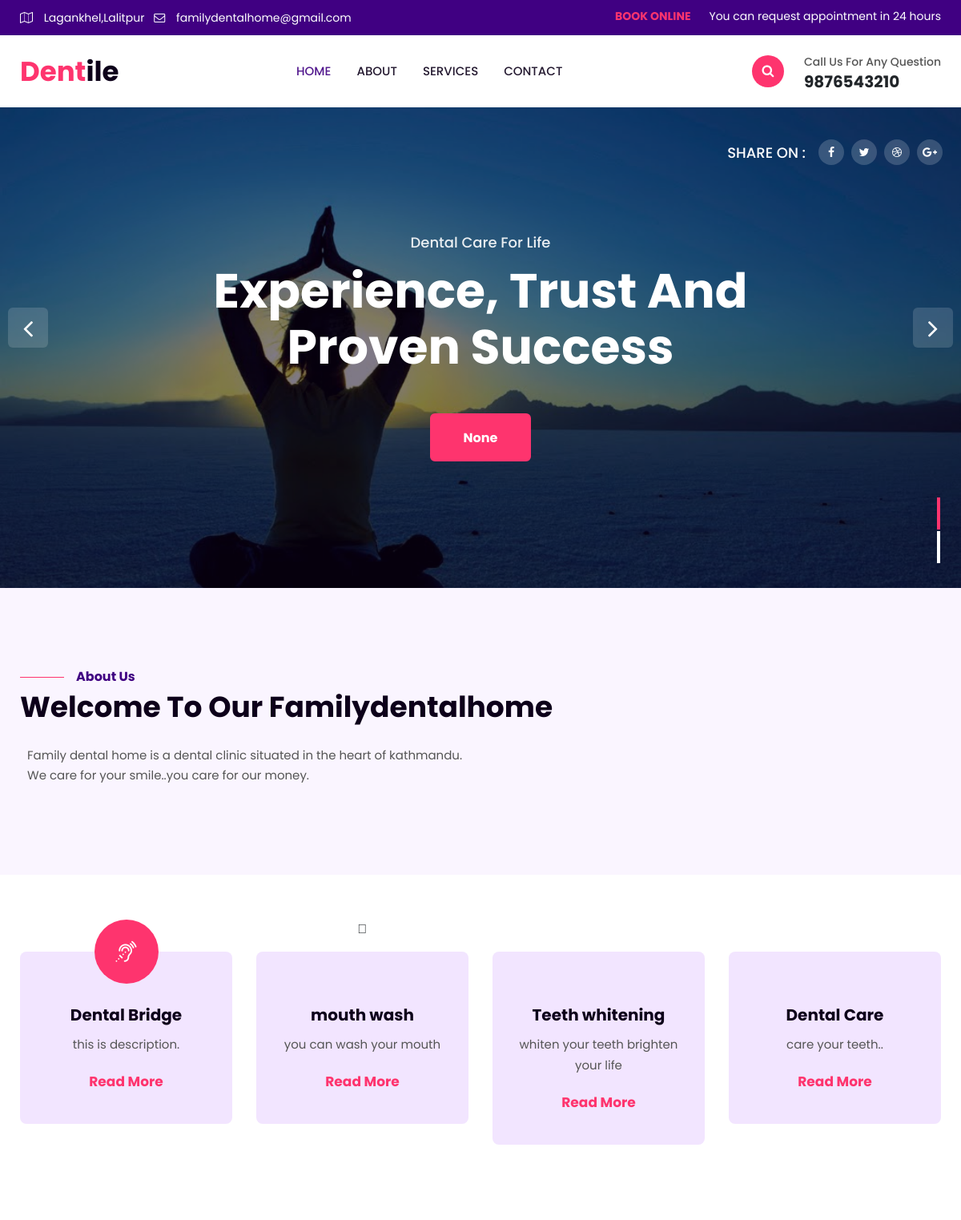
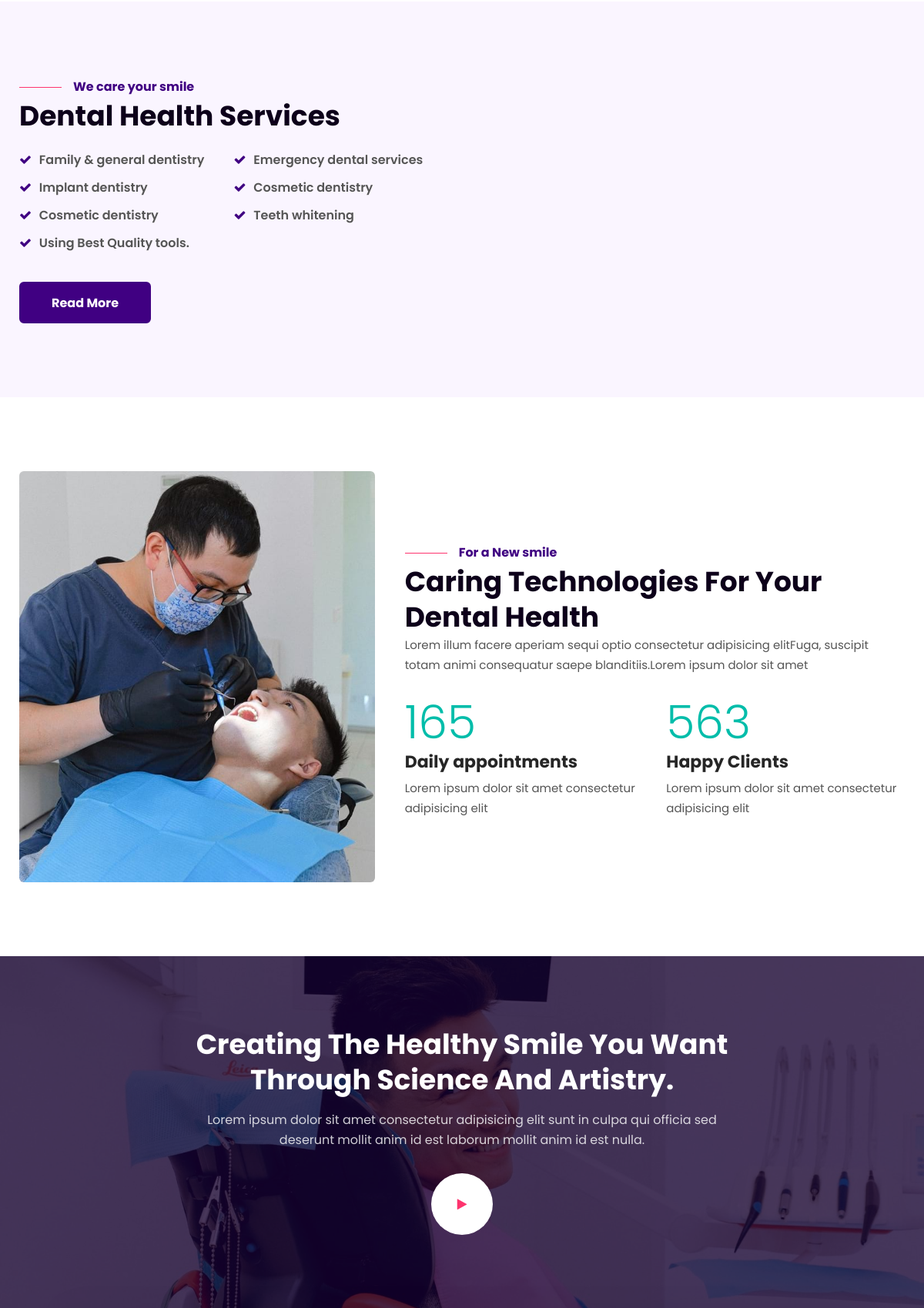
/home/ (upper part), run on the app's committed database (2 pictures, top to bottom).
### dentalapp/models.py (models this page shows, shortened)
class  TimeStamp(models.Model):
	created_at = models.DateTimeField(auto_now_add=True, null=True, blank=True)
	updated_at = models.DateTimeField(auto_now=True, null=True, blank=True)
	is_active = models.BooleanField(default=True)
	class Meta:
		abstract =True

class Website(TimeStamp):
	name = models.CharField(max_length=100)
	logo = models.ImageField(upload_to="logo")
	email = models.EmailField()
	phone_no = models.CharField(max_length=50)
	address = models.CharField(max_length=100, null=True, blank=True)
	facebook = models.CharField(max_length=100, null=True, blank=True)
	twitter = models.CharField(max_length=100, null=True, blank=True)
	instagram = models.CharField(max_length=100, null=True, blank=True)
	about = models.TextField(null=True, blank=True)

class Carousel(TimeStamp):
	title=models.CharField(max_length=100)
	slogan=models.CharField(max_length=100)
	image=models.ImageField(upload_to="Carousel")
	link= models.CharField(max_length=100 , null=True , blank = True)

class Services(TimeStamp):
	title = models.CharField(max_length=100)
	description = models.CharField(max_length=200)
	fav_icon = models.CharField(max_length=100, null =True , blank =True)

### dentalapp/views.py (the view)
# urls.py: path("home/" ,HomeView.as_view(), name="clienthome"),
class HomeView (TemplateView):
	template_name = "clienttemplates/clienthome.html"
	def get_context_data(self,**kwargs):
		context = super().get_context_data(**kwargs)
		context['allcarousel'] = Carousel.objects.all()
		context['org'] = Website.objects.all().first()
		context['services'] = Services.objects.all()
		return context

### templates/clienttemplates/clienthome.html (shortened to what this page needs)
{% extends 'clienttemplates/clientbase.html' %}
{% load static %}
{% block content %}
<section class="w3l-main-slider" id="home">
	<div class="banner-content">
		<div class="owl-one owl-carousel owl-theme">
			{% for carouselitem in allcarousel %}
			<div class="item">
				<li>
					<div class="slider-info banner-view bg bg2" style="background-image: url({{carouselitem.image.url}});">
						<div class="banner-info">
							<div class="container">
								<div class="banner-info-bg">
									<h6>{{ carouselitem.slogan }}</h6>
									<h5>{{ carouselitem.title }}
									</h5>
									<a class="btn mt-sm-5 mt-4" href="services.html">{{carouselitem.link}}</a>
								</div>
							</div>
						</div>
					</div>
				</li>
			</div>
			{% endfor %}
		</div>
		<ul class="slide-social-icons list-unstyled">
			<li class="share">Share On : </li>
			<li>
				<a href="//{{ org.facebook}}" class="w3pvt_facebook">
					<span class="fa fa-facebook-f"></span>
				</a>
			</li>
			<li>
				<a href="//{{ org.twitter }}" class="w3pvt_twitter">
					<span class="fa fa-twitter"></span>
				</a>
			</li>
			<li>
				<a href="//{{ org.dribble }}" class="w3pvt_dribble">
					<span class="fa fa-dribbble"></span>
				</a>
			</li>
			<li>
				<a href="//{{ org.facebook }}" class="w3pvt_google">
					<span class="fa fa-google-plus"></span>
				</a>
			</li>
		</ul>
	</div>
</section>
<section class="w3l-content-6">
	<div class="content-6-mian py-5">
		<div class="container py-lg-5">
			<div class="title-content text-left mb-4">
				<h6 class="sub-title">About Us</h6>
				<h3 class="hny-title">Welcome to our {{org.name|capfirst}}</h3>
			</div>
			<div class="content-info-in row">
				<div class="content-gd col-lg-6 pl-lg-4">
					<p>{{org.about}}</p>
				</div>
			</div>
	</div>
</section>
<div class="w3l-open-block-services py-5">
	<div class="container py-lg-5 pt-4">
		<div class="row">
			{% for serviceitem in services %}
			<div class="col-lg-3 col-md-6">
				<div class="card text-center">
					<div class="icon-holder">
						<span class="{{ serviceitem.fav_icon }}" aria-hidden="true"></span>
					</div>
					<h4 class="mission">{{ serviceitem.title}}</h4>
					<div class="open-description">
						<p> {{ serviceitem.description }}</p>
						<a href="#read">Read More</a>
					</div>
				</div>
			</div>
			{% endfor %}
		</div>
	</div>
</div>
<section class="w3l-content-with-photo-4">
	<div class="content-photo-info py-5">
		<div class="container py-lg-5">
			<div class="content-photo-grids row">
				<div class="photo-6-inf-right col-lg-6 text-left pr-lg-5 mb-lg-0 mb-4">
					<h6 class="sub-title">We care your smile</h6>
					<h3 class="hny-title">Dental Health Services
					</h3>
					<div class="servehny-1 mt-4">
						<div class="ser-sub">
							<a href="#link" class="ser1"><span class="fa fa-check"></span> Family & general
								dentistry</a>
							<a href="#link" class="ser1"><span class="fa fa-check"></span> Implant dentistry
							</a>
							<a href="#link" class="ser1"><span class="fa fa-check"></span> Cosmetic dentistry
							</a>
							<a href="#link" class="ser1"><span class="fa fa-check"></span> Using Best Quality
								tools.</a>
						</div>
						<div class="ser-sub">
							<a href="#link" class="ser1"><span class="fa fa-check"></span> Emergency dental services
							</a>
							<a href="#link" class="ser1"><span class="fa fa-check"></span> Cosmetic dentistry</a>
							<a href="#link" class="ser1"><span class="fa fa-check"></span> Teeth whitening</a>
						</div>
					</div>
					<div class="read">
						<a class="btn mt-4" href="services.html">Read More</a>
					</div>
				</div>
				<div class="photo-6-inf-left col-lg-6 pr-lg-4">
				</div>
			</div>
		</div>
	</div>
</section>
<section class="w3l-specification-6">
	<div class="specification-6-mian py-5">
		<div class="container py-lg-5">
			<div class="row story-6-grids text-left">
				<div class="col-lg-5 story-gd">
					<img src="{% static 'clientstatic/images/ab1.jpg' %}" class="img-fluid" alt="/">
				</div>
				<div class="col-lg-7 story-gd pl-lg-4">
					<div class="title-content text-left mb-lg-5 mt-4">
						<h6 class="sub-title">For a New smile</h6>
						<h3 class="hny-title">Caring Technologies For Your Dental Health</h3>
						<p>Lorem illum facere aperiam sequi optio consectetur adipisicing elitFuga, suscipit totam
							animi
							consequatur saepe blanditiis.Lorem ipsum dolor sit amet</p>
					</div>
					<div class="skill_info mt-lg-5 mt-4">
						<div class="stats_left">
							<div class="counter_grid">
								<div class="icon_info">
									<p class="counter">165</p>
									<h4>Daily appointments</h4>
									<p class="counter-para">Lorem ipsum dolor sit amet consectetur adipisicing elit
									</p>
								</div>
							</div>
						</div>
						<div class="stats_left">
							<div class="counter_grid">
								<div class="icon_info">
									<p class="counter">563</p>
									<h4>Happy Clients</h4>
									<p class="counter-para">Lorem ipsum dolor sit amet consectetur adipisicing elit
									</p>
								</div>
							</div>
						</div>
					</div>
				</div>
			</div>
		</div>
	</div>
</section>
<section class="w3l-about5">
	<div class="container-fluid px-0">
		<div class="history-info position-relative">
			<div class="heading text-center mx-auto">
				<h3 class="hny-title two">Creating the healthy smile you want through science and artistry.</h3>
				<p class="mt-3">Lorem ipsum dolor sit amet consectetur adipisicing elit sunt in culpa qui officia
					sed deserunt mollit anim id est laborum mollit anim id est nulla.</p>
				<a href="#small-dialog" class="popup-with-zoom-anim play-view text-center position-absolute">
					<span class="video-play-icon">
						<span class="fa fa-play"></span>
					</span>
				</a>
			</div>
		</div>
	</div>
</section>
{% endblock %}

### templates/clienttemplates/clientbase.html (shortened to what this page needs)
{% load static %}
<!DOCTYPE  html>
<html lang="zxx">
<head>
	<link rel="stylesheet" href="{% static 'clientstatic/css/style-starter.css' %}">
	<link rel="stylesheet" type="text/css" href="https://stackpath.bootstrapcdn.com/font-awesome/4.7.0/css/font-awesome.min.css">
</head>
<body>
	<section class="w3l-top-header-content">
		<div class="hny-top-menu">
			<div class="container">
				<div class="row">
					<div class="top-left col-lg-6">
						<ul class="accounts">
							<li class="top_li"><span class="fa fa-map-o"></span> <a href="#">Lagankhel,Lalitpur
									</a>
							</li>
							<li class="top_li mr-lg-0"><span class="fa fa-envelope-o"></span> <a
									href="mailto:mail@company.com" class="mail">{{ org.email }}</a>
							</li>
						</ul>
					</div>
					<div class="social-top col-lg-6 mt-lg-0 mt-sm-3">
						<div class="top-bar-text"><a class="bk-button" href="#">BOOK ONLINE </a> You can
							request appointment in 24 hours</div>
					</div>
				</div>
			</div>
		</div>
	</section>
	<header class="w3l-header-nav">
		<nav class="navbar navbar-expand-lg navbar-light px-lg-0 py-0 px-3 stroke">
			<div class="container">
				<a class="navbar-brand" href="index.html"><span>Dent</span>ile</a>
				<div class="collapse navbar-collapse" id="navbarSupportedContent">
					<ul class="navbar-nav mx-lg-auto">
						<li class="nav-item active">
							<a class="nav-link" href="index.html">Home</a>
						</li>
						<li class="nav-item">
							<a class="nav-link" href="about.html">About</a>
						</li>
						<li class="nav-item">
							<a class="nav-link" href="services.html">Services</a>
						</li>
						<li class="nav-item">
							<a class="nav-link" href="contact.html">Contact</a>
						</li>
					</ul>
					<div class="search-right">
						<a href="#search" title="search"><span class="fa fa-search" aria-hidden="true"></span></a>
					</div>
					<div class="call-support">
						<p>Call us for any question</p>
						<h5>{{ org.phone_no }}</h5>
					</div>
				</div>
			</div>
		</nav>
	</header>
	{% block content %}
	{% endblock %}
</body>
</html>

### data on the page
Website: email "familydentalhome@gmail.com", phone_no "9876543210", name "Familydentalhome", about "Family dental home is a dental clinic situated in the heart of kathmandu. We care for your smile..you care for our money."
Carousel: image (picture), slogan "Dental Care For Life", title "Experience, Trust And Proven Success", link "None"
Services: title "Dental Bridge", description "this is description."
Services: title "mouth wash", description "you can wash your mouth"
Services: title "Teeth whitening", description "whiten your teeth brighten your life"
Services: title "Dental Care", description "care your teeth.."
